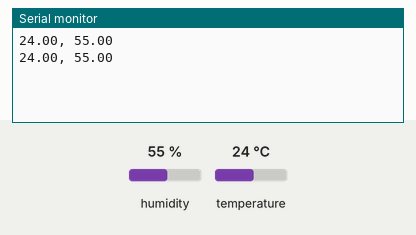
Bench run of a sketch on a simulated Arduino Uno, built with avr-gcc and run on an emulated ATmega328P. Parts: the last lines printed to the serial monitor. The test bench sets the inputs (shaded band); at power-on: humidity 55 %, temperature 24 °C.

Above: at 2.8 s.
2.9 s: humidity set to 22 %
At 5.2 s:
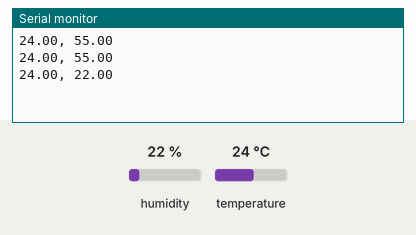
5.6 s: temperature set to 12 °C
At 7.6 s:
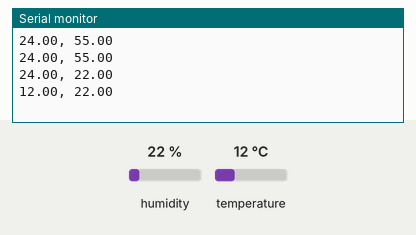
8.3 s: humidity set to 40 %
At 11.2 s:
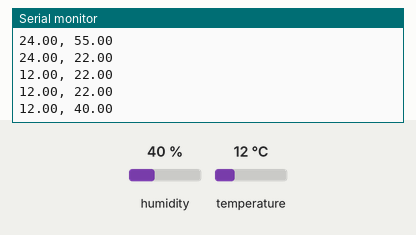
Timing chart, 0 to 12.7 s (numbered marks = the images above; inputs shaded):
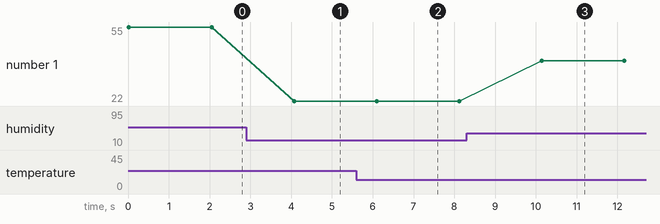

The sketch:

DHT11.ino
```cpp
/*  07. DHT11 temperature sensor
        https://lastminuteengineers.com/dht11-module-arduino-tutorial
*/

#include <dht.h>                        // DHTlib

dht dht11;

void setup() {
  Serial.begin(9600);
}

void loop() {
  dht11.read11(8);

  Serial.print(dht11.temperature);
  Serial.print(", ");
  Serial.println(dht11.humidity);

  delay(2000);
}
```

Measured:
- after the input at 2.9 s, the serial monitor: prints a new line after 1.2 s (image 1)
- after the input at 5.6 s, the serial monitor: prints a new line after 0.50 s (image 2)
- after the input at 8.3 s, the serial monitor: prints a new line after 1.8 s (image 3)
- plotted number 1: 55 → 22 after the input at 2.9 s, 22 → 40 after the input at 8.3 s
